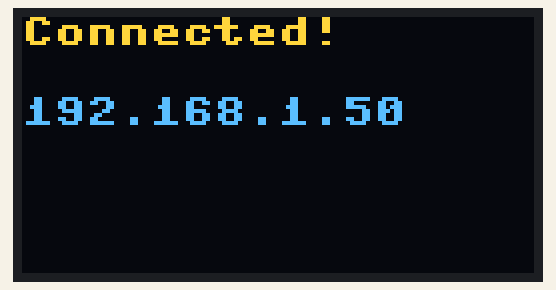
Bench run of a program on a simulated ESP32 board running MicroPython. On the bench: 128×64 one-colour display. The OLED is the two-colour kind (top 16 rows yellow); WiFi joins after 1.5 s; what the program prints to the serial console is not drawn.

Above: at 4.2 s.

The program:

internet-connection-project.py
```python
import network
import time
from machine import Pin, I2C
import ssd1306

WIFI_SSID = 'xxxx'
WIFI_PASSWORD = 'xxxx'

i2c = I2C(0, scl=Pin(22), sda=Pin(21))
oled = ssd1306.SSD1306_I2C(128, 64, i2c)

def connect_wifi():
    time.sleep(2)
    wlan = network.WLAN(network.STA_IF)
    wlan.active(True)

    oled.fill(0)

    if not wlan.isconnected():
        wlan.connect(WIFI_SSID, WIFI_PASSWORD)

        timeout = 10
        dots = ""

        while not wlan.isconnected() and timeout > 0:
                    oled.fill(0)
                    oled.text("Connecting" + dots, 0, 0)
                    oled.show()

                    dots = dots + "."
                    if len(dots) > 3:
                        dots = ""

                    time.sleep(1)
                    timeout -= 1

        if wlan.isconnected():
            oled.fill(0)
            oled.text("Connected!", 0, 0)
            oled.text(str(wlan.ifconfig()[0]), 0, 20)
            oled.show()
        else:
            oled.fill(0)
            oled.text("Con Failed",0 ,0)
            oled.show()


connect_wifi()

while True:
    wlan = network.WLAN(network.STA_IF)
    if wlan.isconnected():
        print("Everything is ok")
    else:
        print("Connection error")

    time.sleep(10)
```
